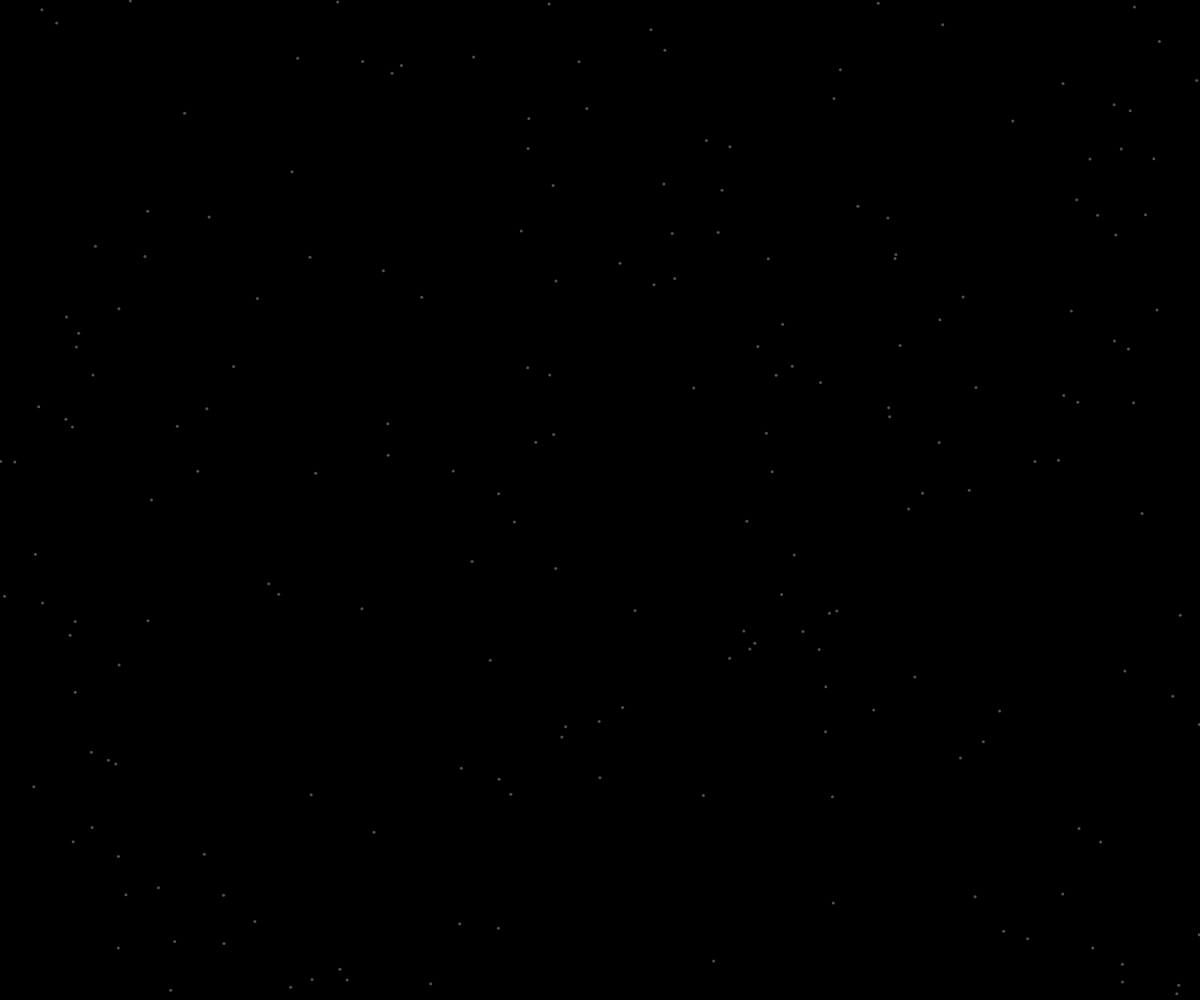
Frame 1 (no input)
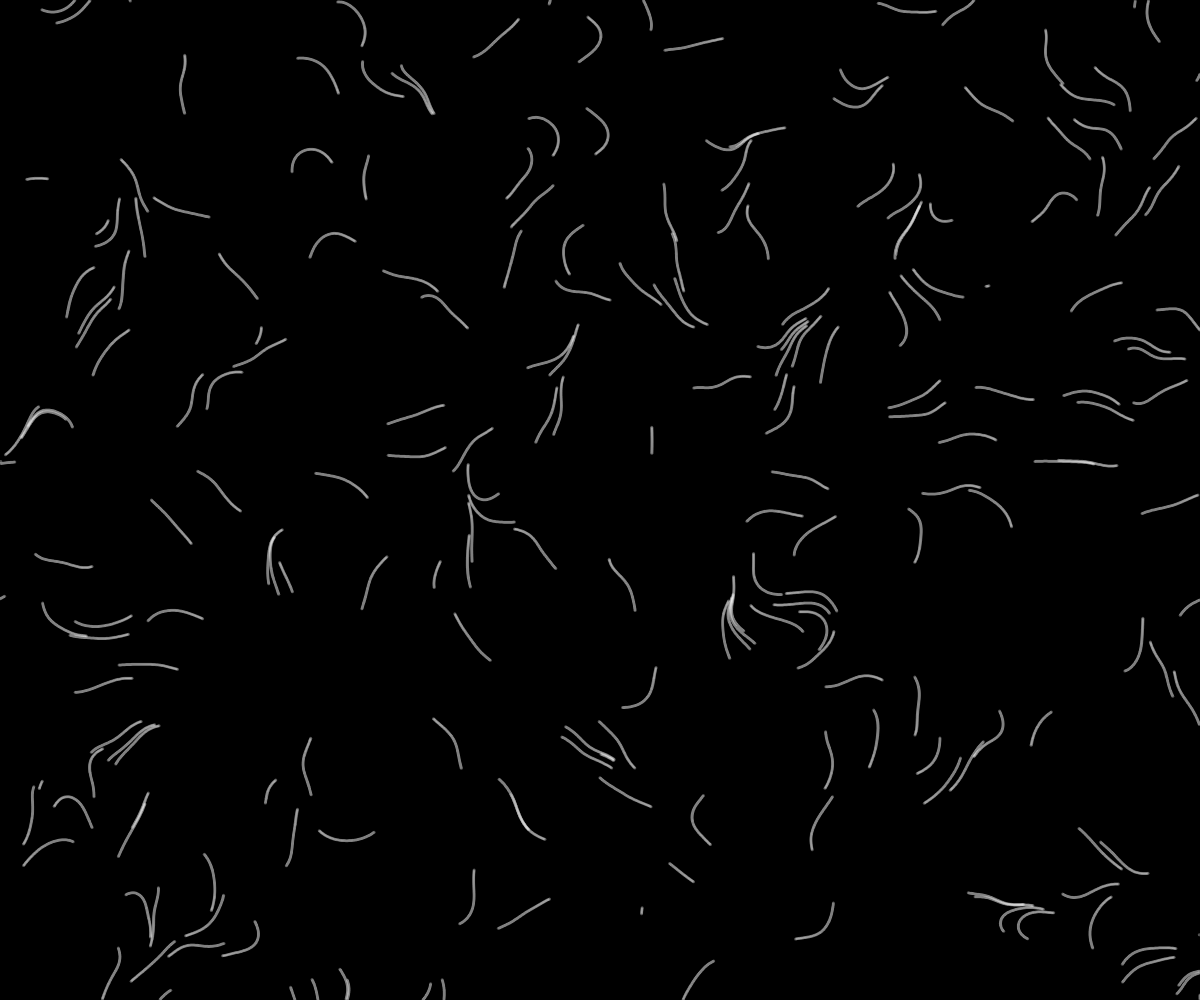
Frame 60 (no input)
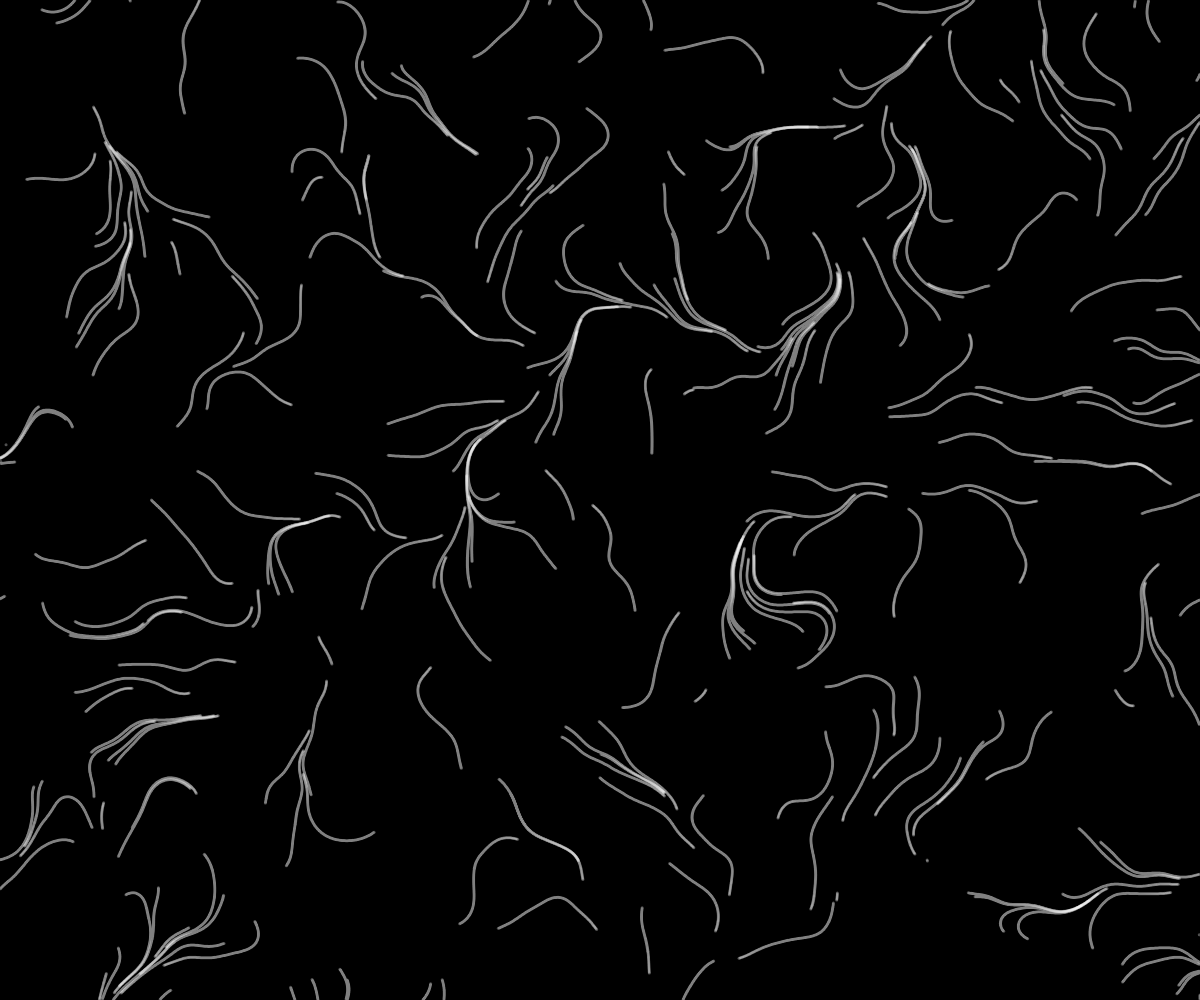
Frame 120 (the mouse pressed at the canvas centre since frame 60)

The p5.js sketch that drew these frames (run headless with seeded random() and noise() and a simulated clock; from frame 60 on, the mouse is pressed at the canvas centre):

// p5.js sketch
// ── sketch.js
let particles = [];

function setup() {
  createCanvas(windowWidth, windowHeight);
  for (let i = 0; i < 200; i++) {
    particles.push(createVector(random(width), random(height)));
  }
  background(0);
}

function draw() {
  background(0, 1);
  noStroke();
  fill(255, 80);

  for (let p of particles) {
    let angle = noise(p.x * 0.005, p.y * 0.005) * TWO_PI * 2;
    p.x += cos(angle);
    p.y += sin(angle);

    if (p.x < 0 || p.x > width || p.y < 0 || p.y > height) {
      p.set(random(width), random(height));
    }
    ellipse(p.x, p.y, 3);
  }
}
